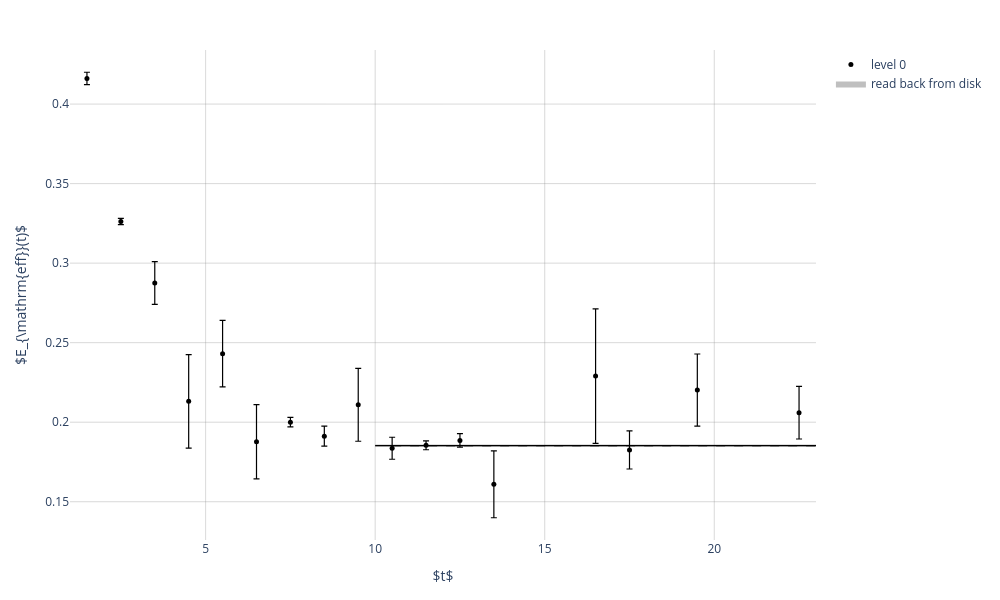

Notebook code cell kept with this figure:
### Markdown cell above
### Saving a fit

`write_params`, `write_chi2` and `write_theory` share one file; `x` and `x_name` ride
along on the theory group, so a fit read back from disk can still be overlaid.

### Code cell
path = TMP / "fit_level0.hdf5"
full.write_params(path, overwrite=True)
full.write_chi2(path, overwrite=True)
full.write_theory(path, overwrite=True)
loaded = FitResult.from_hdf5(path, chi2_file=path, theory_file=path, num_data_residuals=full.num_data_residuals)
print(loaded.x_name, loaded.x, "|", loaded.param("E").pdg_format())

show(plotter.plot_effective_energy(fits=[FitOverlay(loaded, energy="E", label="read back from disk")],
                                   time_extent=TIME_EXTENT))

### Figure 1 — Plotly figure (JSON) as saved in the notebook; plotly's stock layout.template omitted (floating-point values rounded to 4 significant figures)
{"data": [{"error_y": {"array": [0.003853, 0.001931, 0.01343, 0.02935, 0.02088, 0.02336, 0.003004, 0.00623, 0.02291, 0.006906, 0.002816, 0.004266, 0.02101, 0.04226, 0.01199, 0.02268, 0.01651], "color": "rgb(0,0,0)", "thickness": 1.2, "type": "data", "visible": true, "width": 3}, "hoverinfo": "text", "hovertext": ["level 0<br>time=1: 0.416151 ± 0.0039", "level 0<br>time=2: 0.326188 ± 0.0019", "level 0<br>time=3: 0.287552 ± 0.013", "level 0<br>time=4: 0.213106 ± 0.029", "level 0<br>time=5: 0.243091 ± 0.021", "level 0<br>time=6: 0.187707 ± 0.023", "level 0<br>time=7: 0.200022 ± 0.003", "level 0<br>time=8: 0.191234 ± 0.0062", "level 0<br>time=9: 0.210937 ± 0.023", "level 0<br>time=10: 0.183614 ± 0.0069", "level 0<br>time=11: 0.18549 ± 0.0028", "level 0<br>time=12: 0.188558 ± 0.0043", "level 0<br>time=13: 0.160947 ± 0.021", "level 0<br>time=16: 0.228997 ± 0.042", "level 0<br>time=17: 0.182557 ± 0.012", "level 0<br>time=19: 0.220206 ± 0.023", "level 0<br>time=22: 0.20595 ± 0.017"], "line": {"color": "rgb(0,0,0)"}, "marker": {"color": "rgb(0,0,0)", "size": 5, "symbol": "circle"}, "mode": "markers", "name": "level 0", "showlegend": true, "type": "scatter", "x": [1.5, 2.5, 3.5, 4.5, 5.5, 6.5, 7.5, 8.5, 9.5, 10.5, 11.5, 12.5, 13.5, 16.5, 17.5, 19.5, 22.5], "xaxis": "x", "y": [0.4162, 0.3262, 0.2876, 0.2131, 0.2431, 0.1877, 0.2, 0.1912, 0.2109, 0.1836, 0.1855, 0.1886, 0.1609, 0.229, 0.1826, 0.2202, 0.206], "yaxis": "y"}, {"fill": "toself", "fillcolor": "rgba(0,0,0,0.25)", "hoverinfo": "skip", "line": {"color": "rgba(0,0,0,0)", "width": 0}, "mode": "lines", "name": "read back from disk", "showlegend": true, "type": "scatter", "x": [10.0, 24.0, 24.0, 10.0], "xaxis": "x", "y": [0.186, 0.186, 0.1846, 0.1846], "yaxis": "y"}, {"line": {"color": "rgb(0,0,0)", "dash": "solid", "width": 1.2}, "mode": "lines", "showlegend": false, "type": "scatter", "x": [10, 24], "xaxis": "x", "y": [0.1853, 0.1853], "yaxis": "y"}, {"line": {"color": "rgb(0,0,0)", "dash": "dash", "width": 1.2}, "mode": "lines", "showlegend": false, "type": "scatter", "x": [10.5, 11.5, 12.5, 13.5, 14.5, 15.5, 16.5, 17.5, 18.5, 19.5, 20.5, 21.5, 22.5, 23.5], "xaxis": "x", "y": [0.1853, 0.1853, 0.1853, 0.1853, 0.1853, 0.1853, 0.1853, 0.1853, 0.1853, 0.1853, 0.1853, 0.1853, 0.1853, 0.1853], "yaxis": "y"}], "layout": {"height": 600, "legend": {"borderwidth": 0, "orientation": "v"}, "margin": {"b": 60, "l": 70, "r": 30, "t": 50}, "showlegend": true, "width": 1000, "xaxis": {"anchor": "y", "domain": [0, 1], "gridcolor": "rgba(128,128,128,0.3)", "range": [1, 23], "showgrid": true, "title": {"text": "$t$"}}, "yaxis": {"anchor": "x", "domain": [0, 1], "gridcolor": "rgba(128,128,128,0.3)", "range": [0.1259, 0.434], "showgrid": true, "title": {"text": "$E_{\\mathrm{eff}}(t)$"}, "type": "linear"}}}
